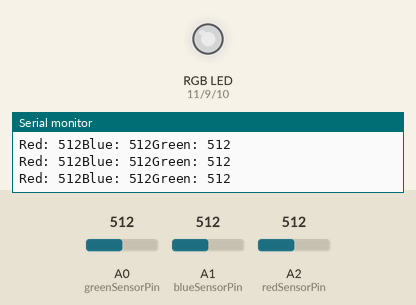
Recording of a sketch running on a simulated Arduino Uno, built with avr-gcc and run on an emulated ATmega328P. Parts: an RGB LED mixed from three pins (HIGH = lit), the last lines printed to the serial monitor. Inputs (shaded band) come from the test bench; at power-on: A0 (greenSensorPin) = 512, A1 (blueSensorPin) = 512, A2 (redSensorPin) = 512. Dim RGB values are drawn brighter than linear; random numbers use the default seed unless the sketch sets one.

Above: at 1.3 s.
1.4 s: A0 (greenSensorPin) set to 716
At 2.4 s:
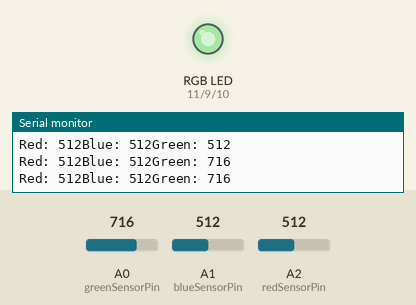
3.0 s: A1 (blueSensorPin) set to 716
At 3.5 s:
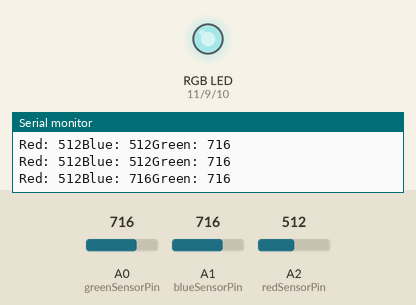
4.5 s: A2 (redSensorPin) set to 716
At 5.8 s:
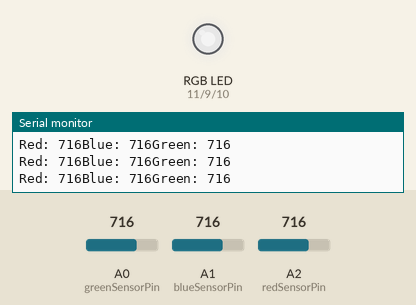
6.1 s: A0 (greenSensorPin) set to 900
At 7.1 s:
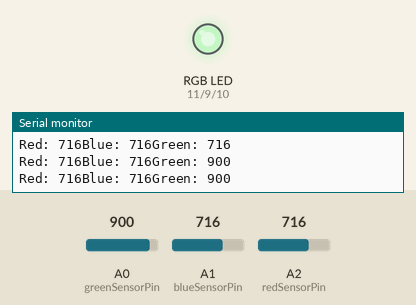
7.6 s: A1 (blueSensorPin) set to 900
At 8.2 s:
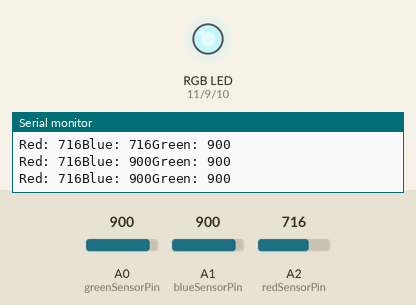
9.1 s: A2 (redSensorPin) set to 900
At 10.6 s:
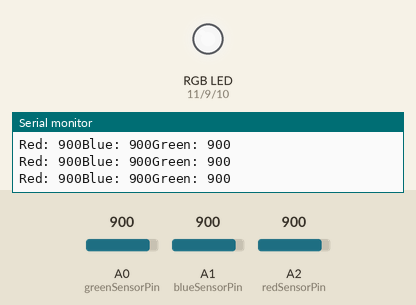
Timing chart, 0 to 11.7 s (numbered marks = the images above; inputs shaded):
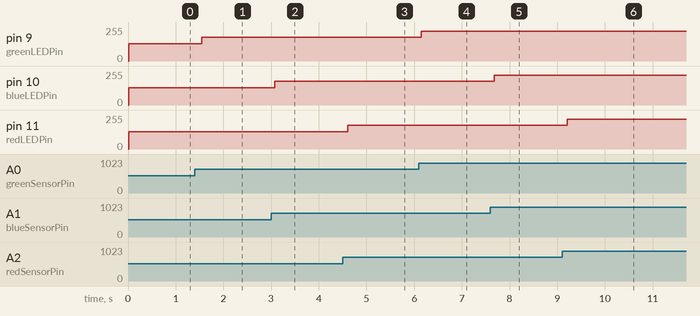

Measured:
- after the input at 1.4 s, pin 9 (greenLEDPin): 128/255 → 179/255 after 0.14 s
- after the input at 3.0 s, pin 10 (blueLEDPin): 128/255 → 179/255 after 0.08 s
- after the input at 4.5 s, pin 11 (redLEDPin): 128/255 → 179/255 after 0.11 s
- after the input at 6.1 s, pin 9 (greenLEDPin): 179/255 → 225/255 at once
- after the input at 7.6 s, pin 10 (blueLEDPin): 179/255 → 225/255 after 0.08 s
- after the input at 9.1 s, pin 11 (redLEDPin): 179/255 → 225/255 after 0.11 s

The sketch:

multic_led_3photo.ino
```cpp
const int redLEDPin = 11;
const int blueLEDPin = 10;
const int greenLEDPin = 9;

const int redSensorPin = A2;
const int blueSensorPin = A1;
const int greenSensorPin = A0;

int redValue = 0;
int blueValue = 0;
int greenValue = 0;

int redSensorValue = 0;
int blueSensorValue = 0;
int greenSensorValue = 0;

void setup() {
  Serial.begin(9600);

  pinMode(redLEDPin, OUTPUT);
  pinMode(blueLEDPin, OUTPUT);
  pinMode(greenLEDPin, OUTPUT);
}

void loop() {

  redSensorValue = analogRead(redSensorPin);
  delay(5);
  blueSensorValue = analogRead(blueSensorPin);
  delay(5);
  greenSensorValue = analogRead(greenSensorPin);

  Serial.print("Red: ");
  Serial.print(redSensorValue);
  Serial.print("Blue: ");
  Serial.print(blueSensorValue);
  Serial.print("Green: ");
  Serial.print(greenSensorValue);
  Serial.println(" ");

  redValue = redSensorValue/4;
  blueValue = blueSensorValue/4;
  greenValue = greenSensorValue/4;

  int r = random(0, 30);

  analogWrite(redLEDPin, redValue);
  analogWrite(blueLEDPin, blueValue);
  analogWrite(greenLEDPin, greenValue);
  delay(500);
}
```
